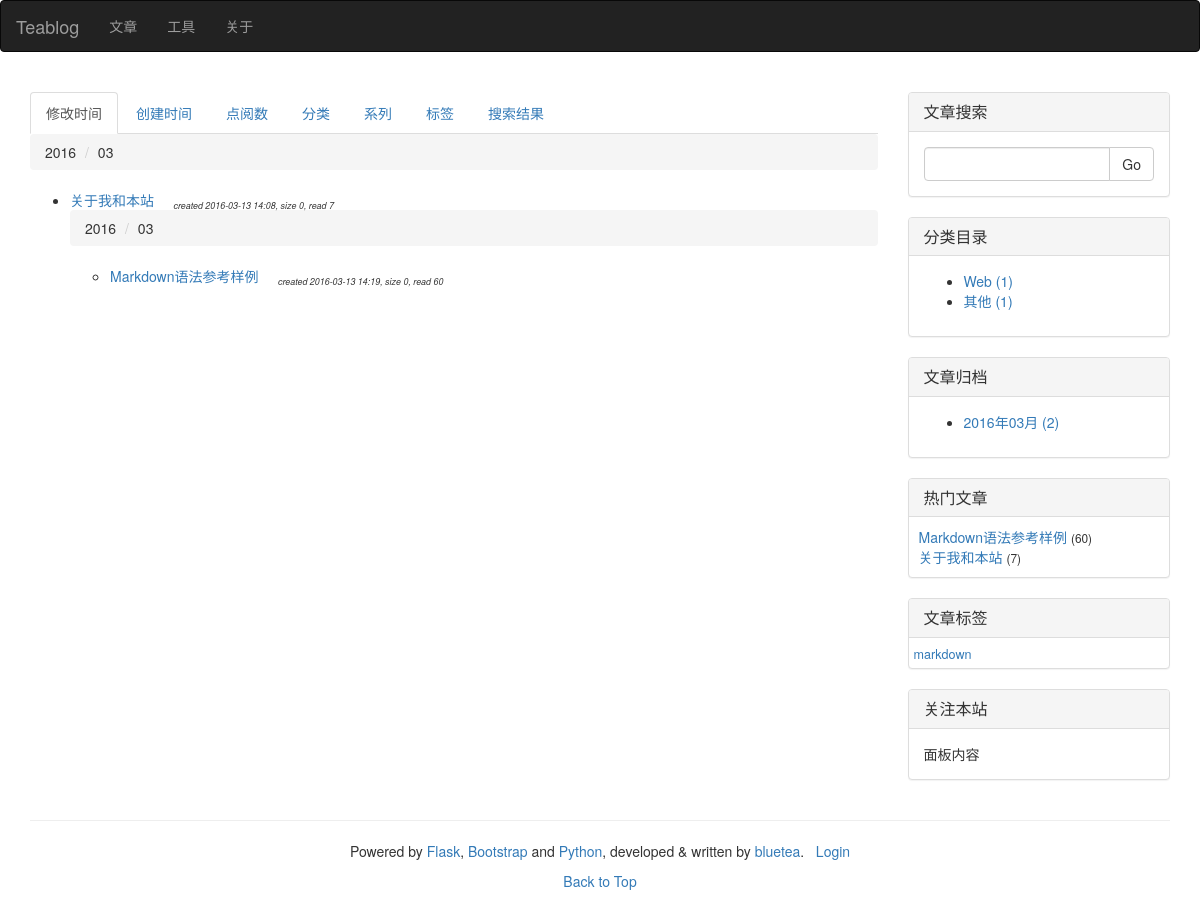
Page /articles on the earlier database version.
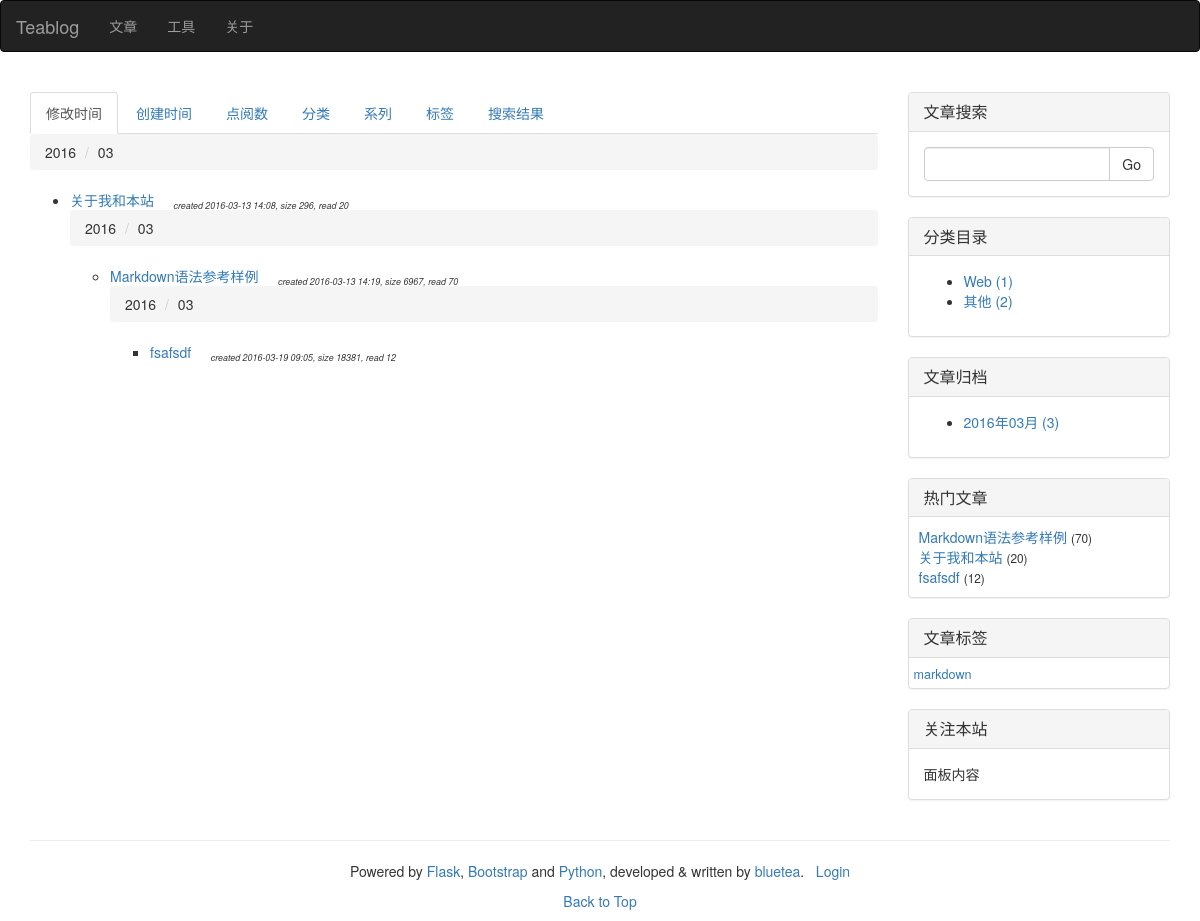
Same page on the later database version.
### index.py (models this page shows, shortened)
class Article(db.Model):
    __tablename__ = 'articles'
    id = db.Column(db.Integer, primary_key=True)
    title = db.Column(db.Unicode(128), unique=True, index=True, nullable=False)
    content = db.Column(db.UnicodeText) # plain-text or markdown
    content_html = db.Column(db.UnicodeText) # html
    content_pre = db.Column(db.UnicodeText) # several top lines for preview in 'index' page
    content_size = db.Column(db.Integer)
    time_created = db.Column(db.DateTime, index=True, default=datetime.now())
    time_modified = db.Column(db.DateTime, index=True, default=datetime.now())
    read_count = db.Column(db.Integer)
    private = db.Column(db.Boolean) # non-public, or hidden
    category_id = db.Column(db.Integer, db.ForeignKey('categories.id'))
    series_id = db.Column(db.Integer, db.ForeignKey('series.id'), nullable=True) # could be null
    tags = db.Column(db.Unicode(256), index=True, nullable=True) # space separated tag worlds

class Category(db.Model):
    __tablename__ = 'categories'
    id = db.Column(db.Integer, primary_key=True)
    name = db.Column(db.Unicode(32), unique=True, index=True, nullable=False)
    articles = db.relationship('Article', backref='category', lazy='dynamic')

### index.py (the view, shortened to what this page needs)
@app.route('/articles')
def articles():
    if session.get('articles_orders') is None:
        session['articles_orders'] = {
                'time_modified': 0,
                'time_created': 0,
                'read_count': 0,
                'content_size': 0,
                'category': 0,
                'series': 0,
                'tag': 0,
                'search': 0
            }
    if session.get('searched_words') is None:
        session['searched_words'] = ''
    articles = empty_metas = tags_cache = None
    by = request.args.get('by') or 'time_modified'   # make 'time_modified' default
    if by == 'time_modified':
        articles = Article.query.order_by(Article.time_modified.desc()).all()
    elif by == 'time_created':
        articles = Article.query.order_by(Article.time_created.desc()).all()
    elif by == 'read_count':
        articles = Article.query.order_by(Article.read_count).all()
        articles.reverse()
    elif by == 'content_size':
        articles = Article.query.order_by(Article.content_size).all()
    elif by == 'tag':
        tags_cache = update_tags_cache(reverse=session['articles_orders'][by])
    else:
        return page_not_found(Exception("Invalid list condition"))
    if by != 'tag' and session['articles_orders'][by]:
            articles.reverse()
    session['articles_orders'][by] = 1 - session['articles_orders'][by]
    return render_template('articles.html', articles=articles, by=by,
                            empty_metas=empty_metas, tags_cache=tags_cache)

### index.py (called while the page is built)
def update_tags_cache(articles=None, reverse=False):
    tags = {}
    if not articles:
        articles = Article.query.order_by(Article.title).all()
    for article in articles:
        if not article.tags:
            continue
        for tag in article.tags.split():
            tags.setdefault(tag, set())
            tags[tag].add(article)
    return sorted(tags.items(), reverse=reverse) # _list_ of item: ('tag', {art1, art2, ...})

### templates/articles.html (shortened to what this page needs)
{% extends 'base.html' %}
{% block page_content %}
<div>
    <ul class="nav nav-tabs">
        <li{% if by == 'time_modified' %} class="active"{% endif %}>
            <a href="{{ url_for('articles', by="time_modified") }}">修改时间</a>
        </li>
        <li{% if by == 'time_created' %} class="active"{% endif %}>
            <a href="{{ url_for('articles', by="time_created") }}">创建时间</a>
        </li>
        <li{% if by == 'read_count' %} class="active"{% endif %}>
            <a href="{{ url_for('articles', by="read_count") }}">点阅数</a>
        </li>
        <li{% if by == 'category' %} class="active"{% endif %}>
            <a href="{{ url_for('articles', by="category") }}">分类</a>
        </li>
        <li{% if by == 'series' %} class="active"{% endif %}>
            <a href="{{ url_for('articles', by="series") }}">系列</a>
        </li>
        <li{% if by == 'tag' %} class="active"{% endif %}>
            <a href="{{ url_for('articles', by="tag") }}">标签</a>
        </li>
        <li{% if by == 'search' %} class="active"{% endif %}>
            <a href="{{ url_for('articles', by="search") }}">搜索结果</a>
        </li>
    </ul>
</div>
<div>
{% if by != 'tag' %}
{% set prev = None %}
{% for article in articles %}
{% if by == 'time_modified' %}
    {% if article.time_modified.month != prev %}
        <ol class="breadcrumb"><a name="{{ article.time_modified.year }}-{{ article.time_modified.month }}"></a>
            <li>{{ article.time_modified.year }}</li>
            <li>{{ "%02d"|format(article.time_modified.month) }}</li>
        </ol>
            <ul class="list">
        {% set prev = article.time_modified.month %}
    {% endif %}
{% endif %}
                <li>
                    <a href="{{ url_for('article', id=article.id) }}">{{ article.title }}</a>&nbsp;&nbsp;&nbsp;&nbsp;
                    <sub><small><cite>
                        created {{ article.time_created.strftime("%Y-%m-%d %H:%M") }},
                        size {{ article.content_size }},
                        read {{ article.read_count }}
                    </cite></small></sub>
                </li>
{% endfor %}
{% endif %}
</div>
<br/>
<br/>
{% endblock %}

### templates/_macros.html (shortened to what this page needs)
{% macro widget_search(data, endpoint) %}
<div class="panel panel-default">
    <div class="panel-heading">
        <h3 class="panel-title">文章搜索</h3>
    </div>
    <div class="panel-body">
        <form id="search_form" name="search_form" action="search" method="POST" role="form">
            <div class="input-group">
               <input id="searched_words" name="searched_words" type="text" class="form-control">
               <span class="input-group-btn">
                  <button class="btn btn-default" type="submit">Go</button>
               </span>
            </div>
        </form>
    </div>
</div>
{% endmacro %}
{% macro widget_category(data, endpoint) %}
<div class="panel panel-default">
    <div class="panel-heading">
        <h3 class="panel-title">分类目录</h3>
    </div>
    <div class="panel-body">
        <ul>
            {% for category, num in data.items() %}
                <li>
                    <a href="{{ url_for(endpoint, by='category') }}#{{ category.name }}">
                        {{ category.name }} ({{ num }})
                    </a>
                </li>
            {% endfor %}
        </ul>
    </div>
</div>
{% endmacro %}
{% macro widget_archive(data, endpoint) %}
<div class="panel panel-default">
    <div class="panel-heading">
        <h3 class="panel-title">文章归档</h3>
    </div>
    <div class="panel-body">
        <ul>
            {% for year, months in data.items() %}
                {% for month, num in months.items() %}
                    <li>
                        <a href="{{ url_for(endpoint, by='time_created') }}#{{ year }}-{{ month }}">
                            {{ year }}年{{ "%02d"|format(month) }}月 ({{ num }})
                        </a>
                    </li>
                {% endfor %}
            {% endfor %}
        </ul>
    </div>
</div>
{% endmacro %}
{% macro widget_popular(data, endpoint) %}
<div class="panel panel-default">
    <div class="panel-heading">
        <h3 class="panel-title">热门文章</h3>
    </div>
    <div class="panel-body" style="padding: 10px 5px 10px 10px;">
        {% for article in data %}
        <a href="{{ url_for(endpoint, id=article.id) }}">{{ article.title|truncate(30, True) }}</a> <small>({{ article.read_count }})</small><br>
        {% endfor %}
    </div>
</div>
{% endmacro %}
{% macro widget_tags(data, endpoint) %}
    {% set num_min, num_max = data[0] %}
    {% set font_min, font_max = (90, 270) %}
    {% if num_min == num_max or num_min == -1 %}
    {%      set size_delta = 0 %}
    {% else %}
    {%      set size_delta = ((font_max - font_min) // (num_max - num_min)) %}
    {% endif %}
<div class="panel panel-default">
    <div class="panel-heading">
        <h3 class="panel-title">文章标签</h3>
    </div>
    <div class="panel-body" style="padding: 5px;">
        {% for tag_data in data[1:] %}
        <a href="{{ url_for(endpoint, by='tag') }}#{{ tag_data[0] }}">
            <span style="font-size:{{ (tag_data[1] - num_min) * size_delta + font_min }}%">{{ tag_data[0] }}<span>
        </a>&nbsp;
        {% endfor %}
    </div>
</div>
{% endmacro %}

Differences in the rows shown:
changed Article "关于我和本站": content_size "0" → "296"; read_count "7" → "20"
changed Article "Markdown语法参考样例": content_size "0" → "6967"; read_count "60" → "70"
added Article: time_modified.year "2016", time_modified.month "03", title "fsafsdf", time_created "2016-03-19 09:05", content_size "18381", read_count "12"
computed for Category "其他": id "1" → "2"
Other differences:
list line gone: "2016 年 03 月 ( 2 )"
new list line: "2016 年 03 月 ( 3 )"
